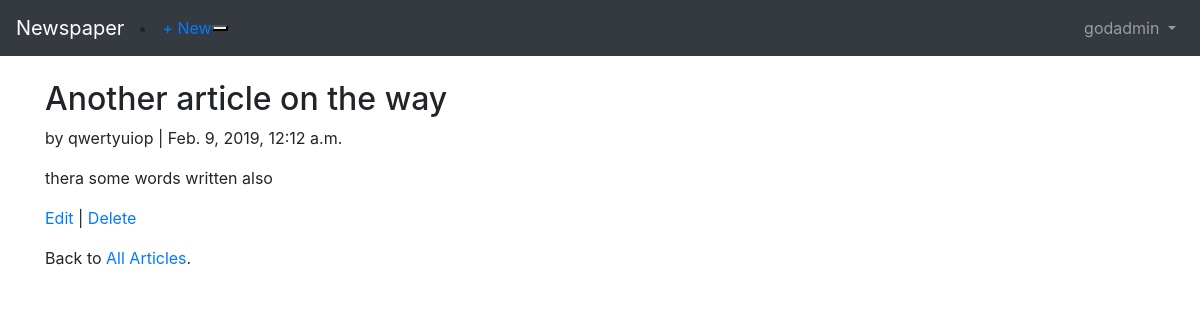
/articles/2/ (signed in), run on the app's committed database.
### users/models.py (models this page shows)
class CustomUser(AbstractUser):
    age = models.PositiveIntegerField(null=True, blank=True)

### articles/models.py (models this page shows, shortened)
class Article(models.Model):
    title = models.CharField(max_length=255)
    body = models.TextField()
    date = models.DateTimeField(auto_now_add=True)
    author = models.ForeignKey(
        get_user_model(),
        on_delete=models.CASCADE,
    )

### articles/views.py (the view)
# urls.py: path('<int:pk>/', ArticleDetailView.as_view(), name='article_detail'),
class ArticleDetailView(LoginRequiredMixin, DetailView):
    model = Article
    template_name = 'article_detail.html'
    login_url = 'login'

### templates/article_detail.html (shortened to what this page needs)
{% extends 'base.html' %}
{% block content %}
    <div class="article-entry">
        <h2>{{ object.title }}</h2>
        <p>by {{ object.author }} | {{ object.date }}</p>
        <p>{{ object.body }}</p>
    </div>
    <p><a href="{% url 'article_edit' article.pk %}">Edit</a> |
        <a href="{% url 'article_delete' article.pk %}">Delete</a></p>
    <p>Back to <a href="{% url 'article_list' %}">All Articles</a>.</p>
{% endblock content %}

### templates/base.html (shortened to what this page needs)
<!DOCTYPE html>
<html lang="en">
<head>
    <link rel="stylesheet" href="https://maxcdn.bootstrapcdn.com/bootstrap/4.0.0/css/bootstrap.min.css">
</head>
<body>
    <nav class="navbar navbar-expand-md navbar-dark bg-dark mb-4">
        <a class="navbar-brand" href="{% url 'home' %}">Newspaper</a>
        <li class="nav-item"><a href="{% url 'article_new' %}">+ New</a></li>
        <button class="navbar-toggle" type="button" data-toggle="collapse" data-target="#navebarCollapse"
                aria-controls="navbarCollapse" aria-expanded="false" aria-label="Toggle navigation">
        </button>
        <div class="collapse navbar-collapse" id="navbarCollapse">
            {% if user.is_authenticated %}
                <ul class="navbar-nav ml-auto">
                    <li class="nav-item">
                        <a class="nav-link dropdown-toggle" href="#" id="userMenu" data-toggle="dropdown" aria-haspopup="true" aria-expanded="false">
                            {{ user.username }}
                        </a>
                    </li>
                </ul>
            {% else %}
                <form class="form-inline ml-auto">
                    <a href="{% url 'login' %}" class="btn btn-outline-secondary">Log In</a>
                    <a href="{% url 'signup' %}" class="btn btn-primary ml-2">Sign up</a>
                </form>
            {% endif %}
        </div>
    </nav>
    <div class="container">
        {% block content %}
        {% endblock content %}
    </div>
</body>
</html>

### data on the page
CustomUser: username "godadmin"
Article: title "Another article on the way", author "qwertyuiop", date "Feb. 9, 2019, 12:12 a.m.", body "thera some words written also"
